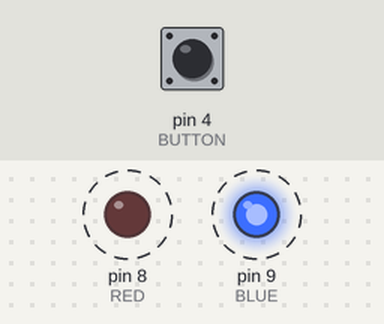
Recording of a sketch running on a simulated Arduino Uno, built with avr-gcc and run on an emulated ATmega328P. On the bench: output pins drawn as LEDs (lit = HIGH). Dashed ring = blinking. The test bench sets the inputs (shaded band); at power-on: pin 4 (BUTTON) HIGH.

Above: at 1.2 s.
1.3 s: pin 4 (BUTTON) pulled LOW for 0.2 s
At 2.9 s:
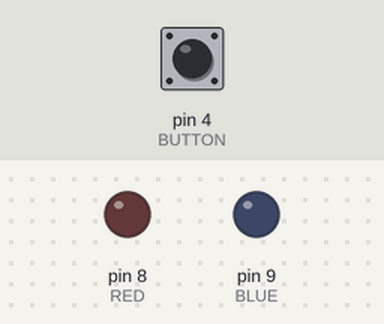
3.4 s: pin 4 (BUTTON) pulled LOW for 3.2 s
At 4.4 s:
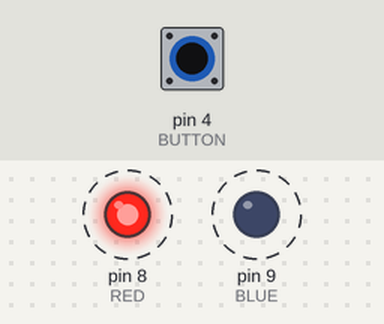
Timing chart, 0 to 8.4 s (numbered marks = the images above; inputs shaded):
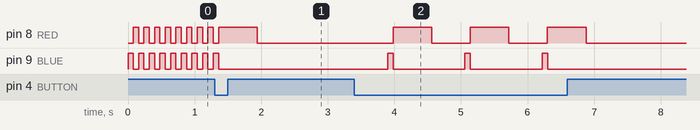

The sketch:

sketch_apr27a.ino
```cpp
#define BUTTON 4
#define BLUE 9
#define RED 8
#define DELAY 80

int state = 0;

void setup() {
  Serial.begin (9600);
  pinMode(BUTTON, 2);
  pinMode(BLUE, 1);
  pinMode(RED,1);
}

void loop() {
  int buttonValue = !digitalRead(BUTTON);

  if (buttonValue == 1)
{
  state = !state;
  delay(500);
}

if(state == 0)
{
  digitalWrite(BLUE,1);
  digitalWrite(RED, 0);
  delay(DELAY);
  digitalWrite(RED, 1);
  digitalWrite(BLUE, 0);
  delay(DELAY);
}
else if (state == 1)
{
  digitalWrite(BLUE, 0);
  digitalWrite(RED, 0);
}
}
```

Measured:
- after the input at 1.3 s, pin 9 (BLUE): goes on until 1.4 s, then stays LOW
- after the input at 3.4 s, pin 8 (RED): alternates HIGH for 0.58 s and LOW for 0.58 s, 6 changes in all, then stays LOW, starting after 0.58 s; pin 9 (BLUE): alternates HIGH for 0.08 s and LOW for 1.1 s, 6 changes in all, then stays LOW, starting after 0.50 s
- by itself, pin 9 (BLUE): alternates HIGH for 0.08 s and LOW for 0.08 s
